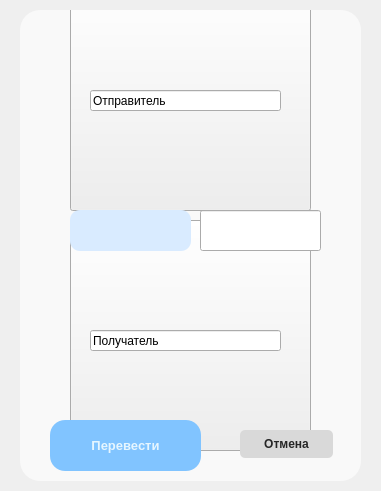
<?xml version="1.0" encoding="UTF-8"?>
<ui version="4.0">
 <class>MoveMoneyFromCardToCard</class>
 <widget class="QDialog" name="MoveMoneyFromCardToCard">
  <property name="geometry">
   <rect>
    <x>0</x>
    <y>0</y>
    <width>381</width>
    <height>491</height>
   </rect>
  </property>
  <property name="windowTitle">
   <string>Dialog</string>
  </property>
  <widget class="QLineEdit" name="cardNumber1">
   <property name="geometry">
    <rect>
     <x>90</x>
     <y>90</y>
     <width>191</width>
     <height>21</height>
    </rect>
   </property>
   <property name="text">
    <string>Отправитель</string>
   </property>
   <property name="maxLength">
    <number>16</number>
   </property>
  </widget>
  <widget class="QGroupBox" name="groupBox">
   <property name="geometry">
    <rect>
     <x>20</x>
     <y>10</y>
     <width>341</width>
     <height>471</height>
    </rect>
   </property>
   <property name="styleSheet">
    <string notr="true">QGroupBox{background: #F9F9F9;
border-radius: 20px;}
</string>
   </property>
   <property name="title">
    <string/>
   </property>
   <widget class="QPushButton" name="createButton">
    <property name="geometry">
     <rect>
      <x>30</x>
      <y>410</y>
      <width>151</width>
      <height>51</height>
     </rect>
    </property>
    <property name="styleSheet">
     <string notr="true">QPushButton{background: #81C4FF; border-radius: 15px; color: #e6f6ff; font-size: 10pt; font-weight: bold;} 
QPushButton:hover{background: #e6f6ff; border-radius: 15px; color: #81C4FF; font-size: 10pt; font-weight: bold;}</string>
    </property>
    <property name="text">
     <string>Перевести</string>
    </property>
   </widget>
   <widget class="QLineEdit" name="sum">
    <property name="geometry">
     <rect>
      <x>180</x>
      <y>200</y>
      <width>121</width>
      <height>41</height>
     </rect>
    </property>
   </widget>
   <widget class="QLabel" name="label_5">
    <property name="geometry">
     <rect>
      <x>190</x>
      <y>170</y>
      <width>91</width>
      <height>31</height>
     </rect>
    </property>
    <property name="text">
     <string>&lt;html&gt;&lt;head/&gt;&lt;body&gt;&lt;p align=&quot;center&quot;&gt;&lt;span style=&quot; font-size:10pt; font-weight:600;&quot;&gt;Сумма&lt;/span&gt;&lt;/p&gt;&lt;/body&gt;&lt;/html&gt;</string>
    </property>
   </widget>
   <widget class="QLineEdit" name="pin">
    <property name="geometry">
     <rect>
      <x>50</x>
      <y>200</y>
      <width>121</width>
      <height>41</height>
     </rect>
    </property>
    <property name="styleSheet">
     <string notr="true">background: #d9ebff;
border-radius: 10px;
</string>
    </property>
    <property name="text">
     <string/>
    </property>
    <property name="maxLength">
     <number>4</number>
    </property>
    <property name="echoMode">
     <enum>QLineEdit::Password</enum>
    </property>
    <property name="clearButtonEnabled">
     <bool>false</bool>
    </property>
   </widget>
   <widget class="QLabel" name="label_6">
    <property name="geometry">
     <rect>
      <x>-10</x>
      <y>160</y>
      <width>241</width>
      <height>41</height>
     </rect>
    </property>
    <property name="text">
     <string>&lt;html&gt;&lt;head/&gt;&lt;body&gt;&lt;p align=&quot;center&quot;&gt;&lt;span style=&quot; font-size:10pt; font-weight:600;&quot;&gt;PIN-код&lt;/span&gt;&lt;/p&gt;&lt;/body&gt;&lt;/html&gt;</string>
    </property>
    <property name="alignment">
     <set>Qt::AlignCenter</set>
    </property>
   </widget>
   <widget class="QPushButton" name="pushButton_4">
    <property name="geometry">
     <rect>
      <x>50</x>
      <y>-30</y>
      <width>241</width>
      <height>231</height>
     </rect>
    </property>
    <property name="styleSheet">
     <string notr="true">border-image:url(:/images/images/credit-card.png);
background: none;</string>
    </property>
    <property name="text">
     <string/>
    </property>
   </widget>
   <widget class="QPushButton" name="pushButton_5">
    <property name="geometry">
     <rect>
      <x>50</x>
      <y>210</y>
      <width>241</width>
      <height>231</height>
     </rect>
    </property>
    <property name="styleSheet">
     <string notr="true">border-image:url(:/images/images/credit-card.png);
background: none;</string>
    </property>
    <property name="text">
     <string/>
    </property>
   </widget>
   <widget class="QLineEdit" name="cardNumber_2">
    <property name="geometry">
     <rect>
      <x>70</x>
      <y>320</y>
      <width>191</width>
      <height>21</height>
     </rect>
    </property>
    <property name="text">
     <string>Получатель</string>
    </property>
    <property name="maxLength">
     <number>16</number>
    </property>
   </widget>
   <zorder>label_5</zorder>
   <zorder>label_6</zorder>
   <zorder>pushButton_4</zorder>
   <zorder>pushButton_5</zorder>
   <zorder>createButton</zorder>
   <zorder>cardNumber_2</zorder>
   <zorder>pin</zorder>
   <zorder>sum</zorder>
  </widget>
  <widget class="QPushButton" name="cancel">
   <property name="geometry">
    <rect>
     <x>240</x>
     <y>430</y>
     <width>93</width>
     <height>28</height>
    </rect>
   </property>
   <property name="cursor">
    <cursorShape>PointingHandCursor</cursorShape>
   </property>
   <property name="styleSheet">
    <string notr="true">QPushButton:hover{background: #ffafa5; border-radius: 5px; border: 0.2px solid #d7eba9; color: #ffffff; font-size: 9pt; font-weight: bold;}																
QPushButton{background: #d9d9d9; border-radius: 5px; color: #262626; font-size: 9pt; font-weight: bold;}</string>
   </property>
   <property name="text">
    <string>Отмена</string>
   </property>
  </widget>
  <zorder>groupBox</zorder>
  <zorder>cardNumber1</zorder>
  <zorder>cancel</zorder>
 </widget>
 <resources/>
 <connections/>
</ui>
